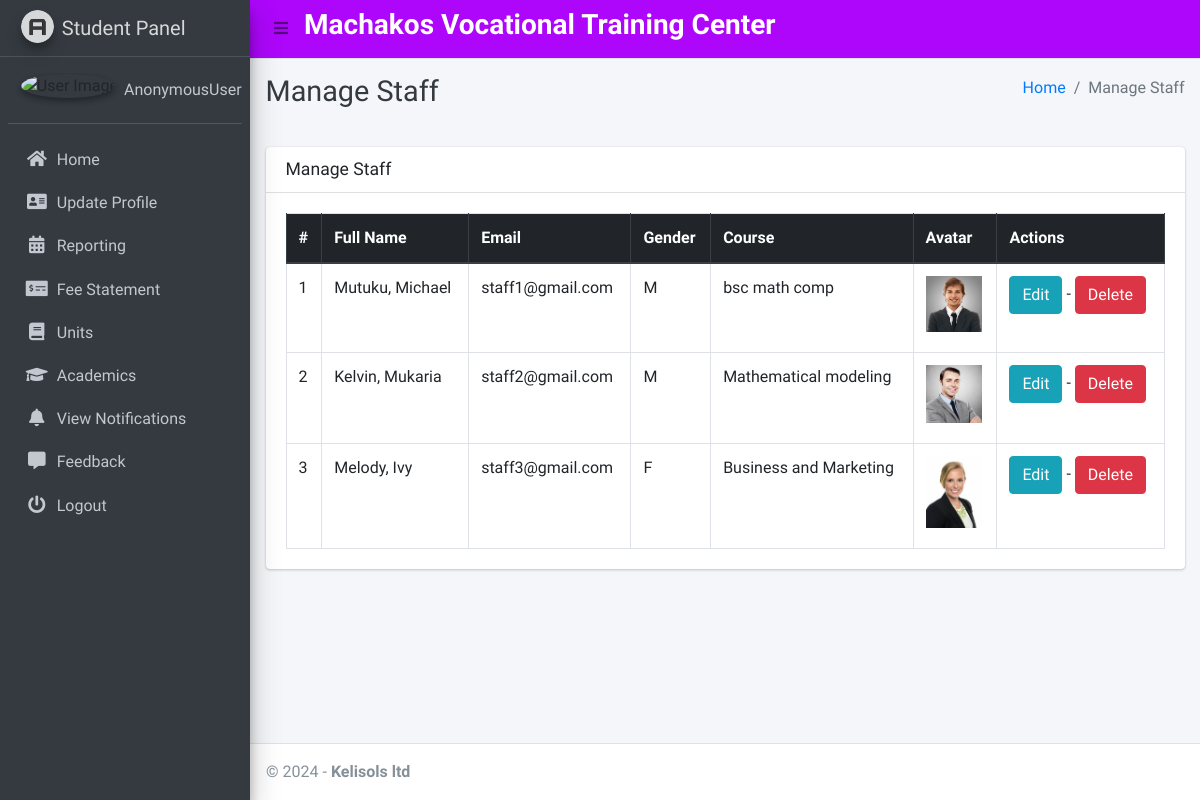
Page /staff/manage/ on the committed database.
### main_app/models.py (models this page shows, shortened)
class CustomUser(AbstractUser):
    USER_TYPE = ((1, "HOD"), (2, "Staff"), (3, "Student"))
    GENDER = [("M", "Male"), ("F", "Female")]
    username = None  # Removed username, using email instead
    email = models.EmailField(unique=True)
    user_type = models.CharField(default=1, choices=USER_TYPE, max_length=1)
    gender = models.CharField(max_length=1, choices=GENDER)
    profile_pic = models.ImageField()
    address = models.TextField()
    fcm_token = models.TextField(default="")  # For firebase notifications
    created_at = models.DateTimeField(auto_now_add=True)
    updated_at = models.DateTimeField(auto_now=True)
    USERNAME_FIELD = "email"
    REQUIRED_FIELDS = []
    objects = CustomUserManager()

class Staff(models.Model):
    course = models.ForeignKey(Course, on_delete=models.DO_NOTHING, null=True, blank=False)
    admin = models.OneToOneField(CustomUser, on_delete=models.CASCADE)

class Course(models.Model):
    name = models.CharField(max_length=120)
    created_at = models.DateTimeField(auto_now_add=True)
    updated_at = models.DateTimeField(auto_now=True)

### main_app/hod_views.py (the view)
# urls.py: path("staff/manage/", hod_views.manage_staff, name='manage_staff'),
def manage_staff(request):
    allStaff = CustomUser.objects.filter(user_type=2)
    context = {
        'allStaff': allStaff,
        'page_title': 'Manage Staff'
    }
    return render(request, "hod_template/manage_staff.html", context)

### main_app/templates/hod_template/manage_staff.html
{% extends 'main_app/base.html' %}
{% load static %}
{% block page_title %}{{page_title}}{% endblock page_title %}
{% block content %}
<section class="content">
    <div class="container-fluid">
        <div class="row">
            <div class="col-md-12">
                <div class="card">
                    <div class="card-header">
                        <h3 class="card-title">{{page_title}}</h3>
                    </div>
                    <div class="card-body">
                        <table id="example2" class="table table-bordered table-hover">
                            <thead class="thead-dark">
                                <tr>
                                    <th>#</th>
                                    <th>Full Name</th>
                                    <th>Email</th>
                                    <th>Gender</th>
                                    <th>Course</th>
                                    <th>Avatar</th>
                                    <th>Actions</th>
                                </tr>
                            </thead>
                            <tbody>
                                {% for staff in allStaff %}
                                <tr>
                                    <td>{{ forloop.counter }}</td>
                                    <td>{{staff.last_name}}, {{staff.first_name}}</td>
                                    <td>{{staff.email}}</td>
                                    <td>{{staff.gender}}</td>
                                    <td>{{staff.staff.course.name}}</td>
                                    <td>
                                        {% if staff.profile_pic == ""  %}
                                        No Image
                                        {% else %}
                                        <img class="img img-fluid mb-2" height="56" width="56"
                                            src="{{staff.profile_pic}}" alt="">
                                        {% endif %}
                                    </td>
                                    <td>
                                        <a href="{% url 'edit_staff' staff.staff.id %}" class="btn btn-info">Edit</a> -
                                        <a href="{% url 'delete_staff' staff.staff.id %}" class="btn btn-danger" onclick="return confirm('Are you sure about this ?')">Delete</a>
                                    </td>
                                </tr>
                                {% endfor %}
                            </tbody>
                        </table>
                    </div>
                </div>
            </div>
        </div>
    </div>
</section>
{% endblock content %}

### rows in the picture
CustomUser: last_name "Mutuku", first_name "Michael", email "staff1@gmail.com", gender "M", staff.course.name "bsc math comp", profile_pic (picture)
CustomUser: last_name "Kelvin", first_name "Mukaria", email "staff2@gmail.com", gender "M", staff.course.name "Mathematical modeling", profile_pic (picture)
CustomUser: last_name "Melody", first_name "Ivy", email "staff3@gmail.com", gender "F", staff.course.name "Business and Marketing", profile_pic (picture)

### other values in the picture
{{ user }} "AnonymousUser"
{{ page_title }} "Manage Staff"
